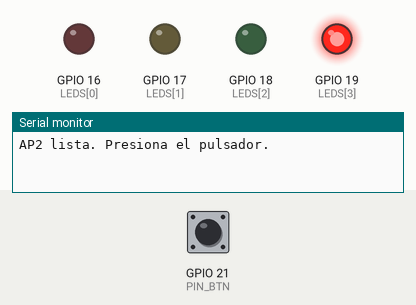
Recording of a sketch running on a simulated ESP32. Shown: output pins drawn as LEDs (lit = HIGH), the last lines printed to the serial monitor. Dashed ring = blinking. Inputs (shaded band) come from the test bench; at power-on: GPIO 21 (PIN_BTN) HIGH.

Above: at 1.27 s.
1.3 s: GPIO 21 (PIN_BTN) pulled LOW for 0.15 s
At 1.42 s:
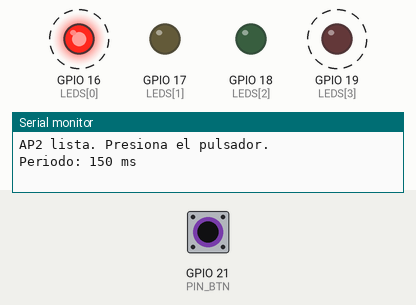
At 2.17 s:
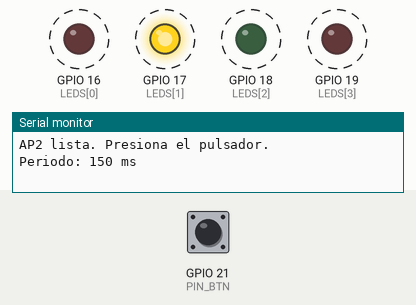
Timing chart, 0 to 10.3 s (numbered marks = the images above; inputs shaded):
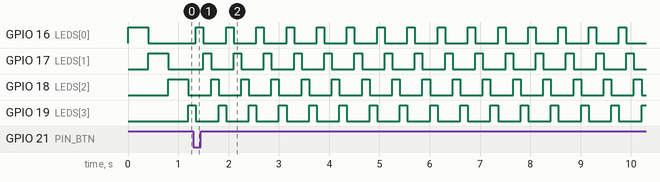

Measured:
- after the input at 1.3 s, GPIO 16 (LEDS[0]), GPIO 19 (LEDS[3]): alternates HIGH for 0.15 s and LOW for 0.45 s, starting after 0.05 s; GPIO 17 (LEDS[1]): alternates HIGH for 0.15 s and LOW for 0.45 s, starting after 0.20 s; GPIO 18 (LEDS[2]): alternates HIGH for 0.15 s and LOW for 0.45 s, starting after 0.35 s

The sketch:

AP2_Codigo2.ino
```cpp
// AP2 - Codigo 2: juego de luces interactivo
// El pulsador cambia la velocidad: lento -> medio -> rapido -> lento...
// Placa: ESP32 Dev Module | core Espressif 3.x | sin librerias
// Pines: LEDs en GPIO16, 17, 18 y 19 (330 ohm); pulsador entre GPIO21 y GND
constexpr uint8_t LEDS[] = {16, 17, 18, 19};
constexpr uint8_t N_LEDS = sizeof(LEDS) / sizeof(LEDS[0]);
constexpr uint8_t PIN_BTN = 21;
constexpr uint32_t T_REBOTE = 30; // ms de antirrebote
constexpr uint32_t PERIODOS[] = {400, 150, 60}; // ms: lento, medio, rapido
constexpr uint8_t N_VEL = sizeof(PERIODOS) / sizeof(PERIODOS[0]);
uint8_t posicion = 0; // LED encendido (0 a 3)
uint8_t velocidad = 0; // indice dentro de PERIODOS
uint32_t tPaso = 0; // instante del ultimo paso
bool lecturaAnterior = HIGH; // ultima lectura cruda del pulsador
bool estadoEstable = HIGH; // estado filtrado (HIGH = suelto)
uint32_t tUltimoCambio = 0;
// Devuelve true solo en el instante en que se presiona el pulsador
bool botonPresionado() {
 bool lectura = digitalRead(PIN_BTN);
 if (lectura != lecturaAnterior) { // la senal se movio
 tUltimoCambio = millis();
 lecturaAnterior = lectura; }
 if ((millis() - tUltimoCambio) >= T_REBOTE && lectura != estadoEstable) {
 estadoEstable = lectura; // lleva 30 ms quieta: cambio real
 return estadoEstable == LOW; // flanco de bajada = se presiono
 }
 return false;
}
void setup() {
 Serial.begin(115200);
 for (uint8_t i = 0; i < N_LEDS; i++) {
 pinMode(LEDS[i], OUTPUT);
 }
 pinMode(PIN_BTN, INPUT_PULLUP); // suelto = HIGH, presionado = LOW
 Serial.println("AP2 lista. Presiona el pulsador.");
}
void loop() {
 // 1) Entradas
 if (botonPresionado()) {
 velocidad = (velocidad + 1) % N_VEL;
 Serial.print("Periodo: ");
 Serial.print(PERIODOS[velocidad]);
 Serial.println(" ms");
 }
 // 2) Logica temporizada
 uint32_t ahora = millis();
 if (ahora - tPaso >= PERIODOS[velocidad]) {
 tPaso = ahora;
 posicion = (posicion + 1) % N_LEDS;
 }
 // 3) Salidas
 for (uint8_t i = 0; i < N_LEDS; i++) {
 digitalWrite(LEDS[i], i == posicion);
 }
}
```
